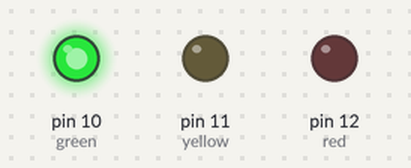
The sketch below on a simulated Arduino Uno, built with avr-gcc and run on an emulated ATmega328P. Parts: output pins drawn as LEDs (lit = HIGH).

Above: at 5.0 s.
At 10.2 s:
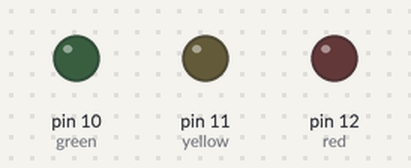
At 14.0 s:
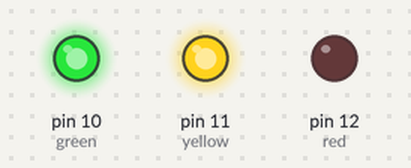
At 19.5 s:
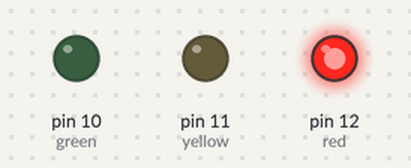
At 25.0 s:
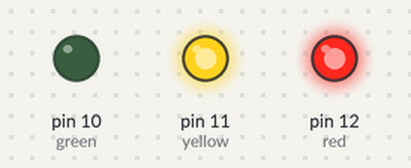
Timing chart, 0 to 33.2 s (numbered marks = the images above):
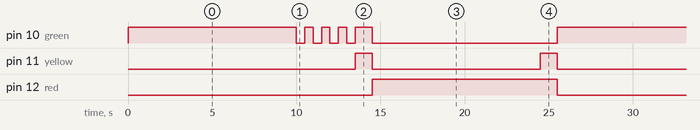

The sketch:

YPOK_6_1.ino
```cpp
// Урок 6 схема 1 (Светофор)
int red = 12, yellow = 11, green = 10; // Инициализируются переменные, которым присваиваются номера контактов контроллера
void setup() {
  pinMode(red, OUTPUT);
  pinMode(yellow, OUTPUT);
  pinMode(green, OUTPUT);  // контакты контроллера настраиваются как ВЫХОД
              }

void loop() {                // начинается выполнение алгоритма
  digitalWrite(green, HIGH);  // включается зеленый диод
  delay(10000);               // который держится включённым 10 секунд

  digitalWrite(green, LOW);  // моргание светодиодом 3 раза
  delay(500);
  digitalWrite(green, HIGH);
  delay (500);
  digitalWrite(green, LOW);
  delay (500);
  digitalWrite(green, HIGH);
  delay (500);
  digitalWrite(green, LOW);
  delay (500);
  digitalWrite(green, HIGH);
  delay (500);
  digitalWrite(green, LOW);
  delay (500);

  digitalWrite(green, HIGH); // включается одновремено зеленый и желтый сигналы на 1 секунду
  digitalWrite(yellow, HIGH);
  delay (1000);

  digitalWrite(green, LOW); // выключается желтый и зеленый, после чего включается красный на 10 секунд
  digitalWrite(yellow, LOW);
  digitalWrite(red, HIGH);
  delay (10000);

  digitalWrite(yellow, HIGH); // включается желтый на 1 секунду
  delay(1000);
  digitalWrite(yellow, LOW); // выключаются все сигналы
  digitalWrite(red, LOW);
}
```

Measured:
- by itself, pin 10 (green): repeats every 25.5 s: 3 × (LOW 0.50 s, HIGH 0.50 s), LOW 0.50 s, HIGH 1.0 s, LOW 11.0 s, HIGH 10.0 s
- by itself, pin 11 (yellow): repeats every 25.5 s: LOW 10.0 s, HIGH 1.0 s, LOW 13.5 s, HIGH 1.0 s
- by itself, pin 12 (red): alternates HIGH for 11.0 s and LOW for 14.5 s
